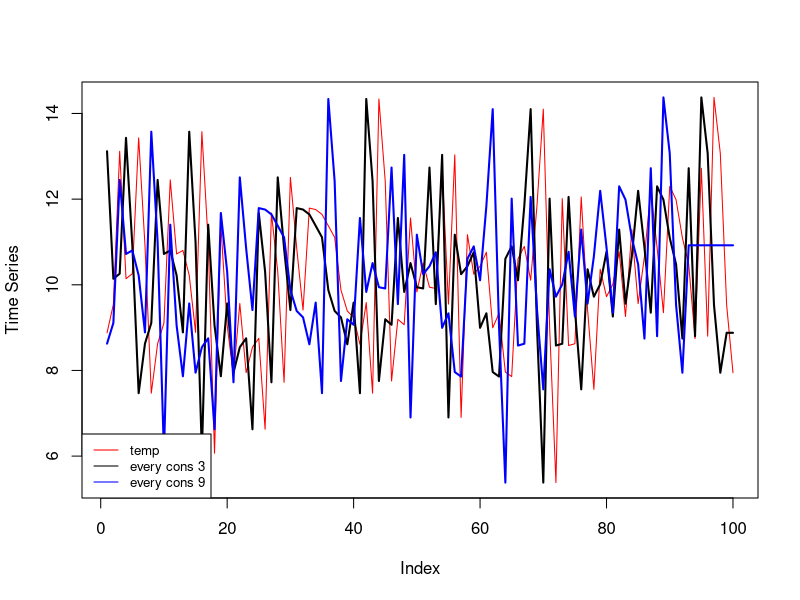

The R source for this figure:
#?1
myfunction <- function(x,y) {
  x^2 - y^2
}
myfunction(x =-10, y=6)

#?2
math <- function(x) {
  y = 0
  for (i in 1:length(x)) {
   y = y + x[i]
  }
  return(y)
}
math(x =c(1.1,2.2,3.3))
math(x= matrix(1:4,nrow = 2,ncol = 2))

#?3
myfunction2 <- function(x) {
  y = 0
  for (i in 1:length(x)) {
    y = y + x[i]
  }
  return(y)
}
myfunction2(x = as.numeric(c("1","10","100","1000")))

#?4
set.seed(123)
ts <- rnorm(n=100, mean=10, sd=2)
myfunction3 <-  function(x){
  output <- numeric(length(ts))
  for (i in 1: length(ts)-x+1){
    output[i] <- mean(ts[i:i+x-1],na.rm = T)
  }
    return(output)
  }
tsm3 <- myfunction3(x = c(3))
tsm9 <- myfunction3(x = c(9))
plot(ts, type = "l", col = "red", ylab = "Time Series")
lines(tsm3, type = "l", col = "black", lwd = 2)
lines(tsm9,type = "l", col = "blue", lwd = 2)
legend("bottomleft", legend =  c("temp","every cons 3", "every cons 9"), 
       col = c("red","black","blue"),lty = 1, cex = 0.8)


  

